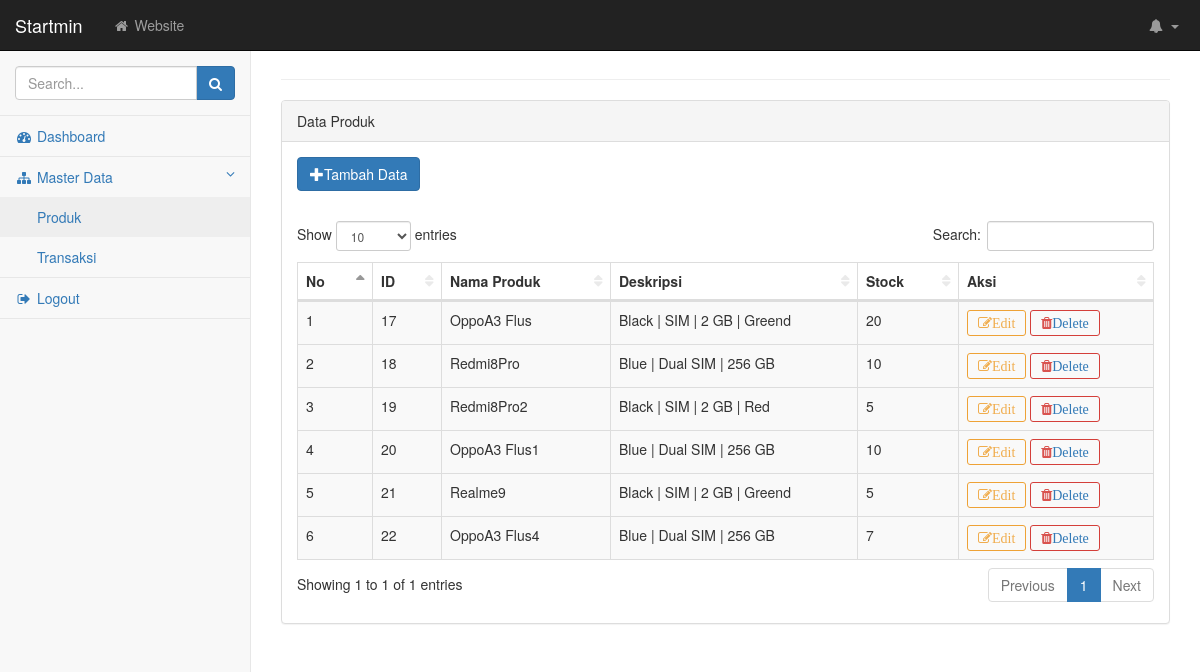
/produk.php, run on the app's committed database.
### tables this page shows
CREATE TABLE `barang` (
  `idbarang` int(11) NOT NULL,
  `namabarang` varchar(25) NOT NULL,
  `deskripsi` varchar(50) NOT NULL,
  `stock` int(11) NOT NULL
);

### produk.php (the view, shortened to what this page needs)
<?php
require 'config.php'; ?>
<?php
$stmt = $conn->prepare("SELECT idbarang, namabarang, deskripsi, stock FROM barang");
$stmt->execute();
$barangall = $stmt->fetchAll(PDO::FETCH_OBJ);
?>
<!DOCTYPE html>
<html lang="en">
<head>
    <link href="css/bootstrap.min.css" rel="stylesheet">
    <link href="css/metisMenu.min.css" rel="stylesheet">
    <link href="css/dataTables/dataTables.bootstrap.css" rel="stylesheet">
    <link href="css/dataTables/dataTables.responsive.css" rel="stylesheet">
    <link href="css/startmin.css" rel="stylesheet">
    <link href="css/font-awesome.min.css" rel="stylesheet" type="text/css">
</head>
<body>
    <div id="wrapper">
        <nav class="navbar navbar-inverse navbar-fixed-top" role="navigation">
            <div class="navbar-header">
                <a class="navbar-brand" href="index.html">Startmin</a>
            </div>
            <ul class="nav navbar-nav navbar-left navbar-top-links">
                <li><a href="#"><i class="fa fa-home fa-fw"></i> Website</a></li>
            </ul>
            <ul class="nav navbar-right navbar-top-links">
                <li class="dropdown navbar-inverse">
                    <a class="dropdown-toggle" data-toggle="dropdown" href="#">
                        <i class="fa fa-bell fa-fw"></i> <b class="caret"></b>
                    </a>
                </li>
            </ul>
            <div class="navbar-default sidebar" role="navigation">
                <div class="sidebar-nav navbar-collapse">
                    <ul class="nav" id="side-menu">
                        <li class="sidebar-search">
                            <div class="input-group custom-search-form">
                                <input type="text" class="form-control" placeholder="Search...">
                                <span class="input-group-btn">
                                    <button class="btn btn-primary" type="button">
                                        <i class="fa fa-search"></i>
                                    </button>
                                </span>
                            </div>
                        </li>
                        <li>
                            <a href="index.php"><i class="fa fa-dashboard fa-fw"></i> Dashboard</a>
                        </li>
                        <li>
                            <a href="#"><i class="fa fa-sitemap fa-fw"></i> Master Data<span class="fa arrow"></span></a>
                            <ul class="nav nav-second-level">
                                <li>
                                    <a href="produk.php">Produk</a>
                                </li>
                                <li>
                                    <a href="#">Transaksi</a>
                                </li>
                            </ul>
                        </li>
                        <li>
                            <a href="logoutproses.php"><i class="fa fa-sign-out fa-fw"></i> Logout</a>
                        </li>
                    </ul>
                </div>
            </div>
        </nav>
        <div id="page-wrapper">
            <div class="container-fluid">
                <div class="row">
                    <div class="col-lg-12">
                        <h1 class="page-header"></h1>
                    </div>
                </div>
                <div class="row">
                    <div class="col-lg-12">
                        <div class="panel panel-default">
                            <div class="panel-heading">
                                Data Produk
                            </div>
                            <div class="panel-body">
                                <button type="button" class="btn btn-primary" data-toggle="modal" data-target="#myModal"><i class="glyphicon glyphicon-plus"> </i>Tambah Data
                                </button>
                                <div class="panel-body">
                                </div>
                                <div class="table-responsive">
                                    <table class="table table-striped table-bordered table-hover" id="dataTables-example">
                                        <thead>
                                            <tr>
                                                <th>No</th>
                                                <th>ID</th>
                                                <th>Nama Produk</th>
                                                <th>Deskripsi</th>
                                                <th>Stock</th>
                                                <th>Aksi</th>
                                            </tr>
                                        </thead>
                                        <?php
                                        $no = 1;
                                        foreach ($barangall as $barangbarang) {
                                        ?>
                                            <tbody>
                                                <tr class="odd gradeX">
                                                    <td><?= $no ?></td>
                                                    <td><?= $barangbarang->idbarang ?></td>
                                                    <td><?= $barangbarang->namabarang ?></td>
                                                    <td><?= $barangbarang->deskripsi ?></td>
                                                    <td><?= $barangbarang->stock ?></td>
                                                    <td> <button type="button" class="btn btn-outline btn-warning fa fa-edit btn-sm">Edit</button>
                                                        <button type="button" class="btn btn-outline btn-danger fa fa-trash btn-sm"><a href='deleteproduk.php?idbarang=".$idbarang."'>Delete</button>
                                                    </td>
                                                </tr>
                                            </tbody>
                                        <?php
                                            $no++;
                                        }
                                        ?>
                                    </table>
                                </div>
                            </div>
                        </div>
                    </div>
                </div>
            </div>
        </div>
    </div>
</body>
</html>

### css/startmin.css (style rules this page uses)
body { background-color: #f8f8f8; }
#wrapper { width: 100%; }
#page-wrapper { padding-top: 30px; min-height: 568px; background-color: #fff; }
@media (min-width:768px) { #page-wrapper { position: inherit; margin-left: 250px; padding: 30px 15px 0 15px; border-left: 1px solid #e7e7e7; } }
.navbar-header { float: left; }
.navbar-left { float: left; }
.navbar-right { text-align: right; }
.navbar-top-links { margin: 0; }
.navbar-top-links li { display: inline-block; }
.navbar-top-links li:last-child { margin-right: 6px; }
.navbar-top-links li a { padding: 15px; min-height: 50px; }
.navbar-top-links>li>a { color: #999; }
.sidebar .sidebar-nav.navbar-collapse { padding-right: 0; padding-left: 0; }
.sidebar .sidebar-search { padding: 15px; }
.sidebar ul li { border-bottom: 1px solid #e7e7e7; }
.sidebar ul li a.active { background-color: #eee; }
.sidebar .arrow { float: right; }
.sidebar .fa.arrow:before { content: "\f104"; }
.sidebar .active>a>.fa.arrow:before { content: "\f107"; }
.sidebar .nav-second-level li, .sidebar .nav-third-level li { border-bottom: 0!important; }
.sidebar .nav-second-level li a { padding-left: 37px; }
@media (min-width:768px) { .sidebar { z-index: 1; position: absolute; width: 250px; margin-top: 51px; } }
.btn-outline { color: inherit; background-color: transparent; transition: all .5s; }
.btn-warning.btn-outline { color: #f0ad4e; }
.btn-danger.btn-outline { color: #d9534f; }
table.dataTable thead .sorting, table.dataTable thead .sorting_asc, table.dataTable thead .sorting_desc, table.dataTable thead .sorting_asc_disabled, table.dataTable thead .sorting_desc_disabled { background: 0 0; }
table.dataTable thead .sorting_asc:after { content: "\f0de"; float: right; font-family: fontawesome; }
table.dataTable thead .sorting:after { content: "\f0dc"; float: right; font-family: fontawesome; color: rgba(50,50,50,.5); }

### data on the page
barang: idbarang "17", namabarang "OppoA3 Flus", deskripsi "Black | SIM | 2 GB | Greend", stock "20"
barang: idbarang "18", namabarang "Redmi8Pro", deskripsi "Blue | Dual SIM | 256 GB", stock "10"
barang: idbarang "19", namabarang "Redmi8Pro2", deskripsi "Black | SIM | 2 GB | Red", stock "5"
barang: idbarang "20", namabarang "OppoA3 Flus1", deskripsi "Blue | Dual SIM | 256 GB", stock "10"
barang: idbarang "21", namabarang "Realme9", deskripsi "Black | SIM | 2 GB | Greend", stock "5"
barang: idbarang "22", namabarang "OppoA3 Flus4", deskripsi "Blue | Dual SIM | 256 GB", stock "7"
